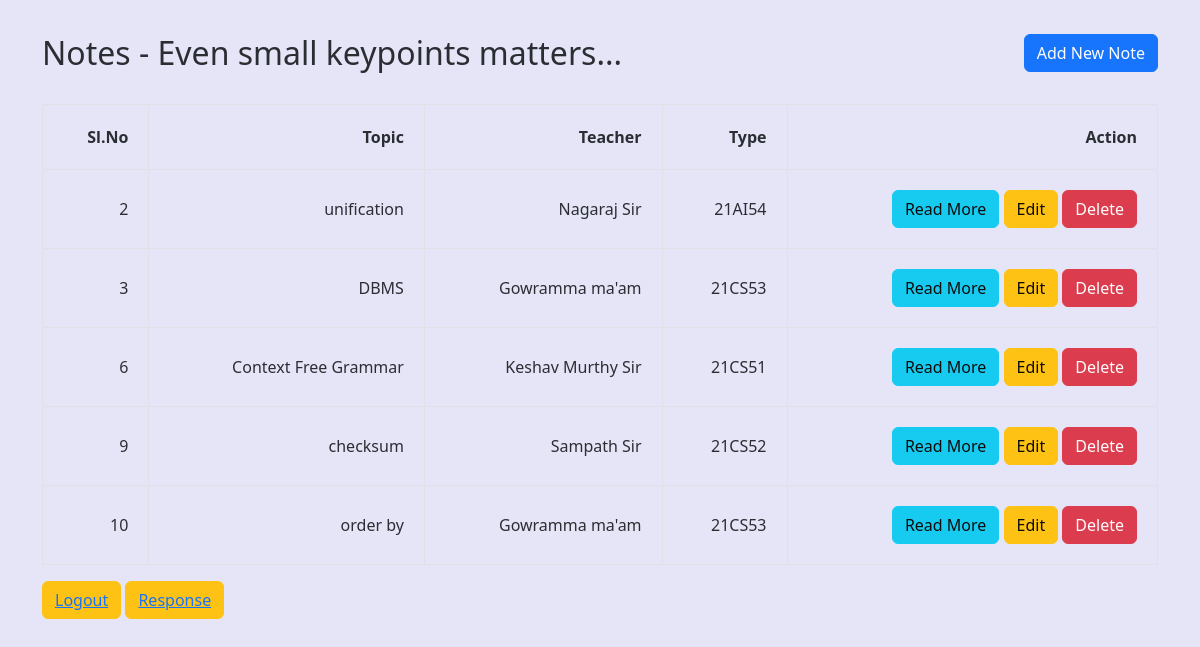
The page /quiz_notes/index.php on the database its author committed.
### tables this page shows
CREATE TABLE `notes` (
  `id` int(255) NOT NULL,
  `title` varchar(128) NOT NULL,
  `author` varchar(128) NOT NULL,
  `type` varchar(50) NOT NULL,
  `description` text NOT NULL
);

### quiz_notes/index.php (the view, shortened to what this page needs)
<!DOCTYPE html>
<html lang="en">
<head>
    <link rel="stylesheet" href="https://cdn.jsdelivr.net/npm/bootstrap@5.2.2/dist/css/bootstrap.min.css">
    <link rel="stylesheet" href="superstyle.css">
</head>
<body>
    <div class="container my-4">
        <header class="d-flex justify-content-between my-4">
            <h2>Notes - Even small keypoints matters... </h2>
            <div>
                <a href="create.php" class="btn btn-primary">Add New Note</a>
            </div>
        </header>
        <table class="table table-bordered">
        <thead>
            <tr>
                <th>Sl.No</th>
                <th>Topic</th>
                <th>Teacher</th>
                <th>Type</th>
                <th>Action</th>
            </tr>
        </thead>
        <tbody>
        <?php
        include('mainconnect.php');
        $sqlSelect = "SELECT * FROM notes";
        $result = mysqli_query($cont,$sqlSelect);
        while($data = mysqli_fetch_array($result)){
            ?>
            <tr>
                <td><?php echo $data['id']; ?></td>
                <td><?php echo $data['title']; ?></td>
                <td><?php echo $data['author']; ?></td>
                <td><?php echo $data['type']; ?></td>
                <td>
                    <a href="view.php?id=<?php echo $data['id']; ?>" class="btn btn-info">Read More</a>
                    <a href="edit.php?id=<?php echo $data['id']; ?>" class="btn btn-warning">Edit</a>
                    <a href="delete.php?id=<?php echo $data['id']; ?>" class="btn btn-danger">Delete</a>
                </td>
            </tr>
            <?php
        }
        ?>
        </tbody>
        </table>
        <div>
            <button class="btn btn-warning"><a href="logout.php">Logout</a></button>
            <button class="btn btn-warning"><a href="response.php">Response</a></button>
        </div>
    </div>
</body>
</html>

### quiz_notes/superstyle.css (style rules this page uses)
body { padding: 10px; background-color: #e5e5f7; opacity: 0.95; background-image: radial-gradient(#444cf7 0.5px, #e5e5f7 0.5px); background-size: 10px 10px; box-shadow: rgba(0, 0, 0, 0.4) 0px 2px 4px, rgba(0, 0, 0, 0.3) 0px 7px 13px -3px, rgba(0, 0, 0, 0.2) 0px -3px 0px inset; }

### quiz_notes/index.php (style rules this page uses)
table td, table th { vertical-align:middle; text-align:right; padding:20px!important; }

### rows shown on the page
notes: id "2", title "unification", author "Nagaraj Sir", type "21AI54"
notes: id "3", title "DBMS", author "Gowramma ma'am", type "21CS53"
notes: id "6", title "Context Free Grammar", author "Keshav Murthy Sir", type "21CS51"
notes: id "9", title "checksum", author "Sampath Sir", type "21CS52"
notes: id "10", title "order by", author "Gowramma ma'am", type "21CS53"
